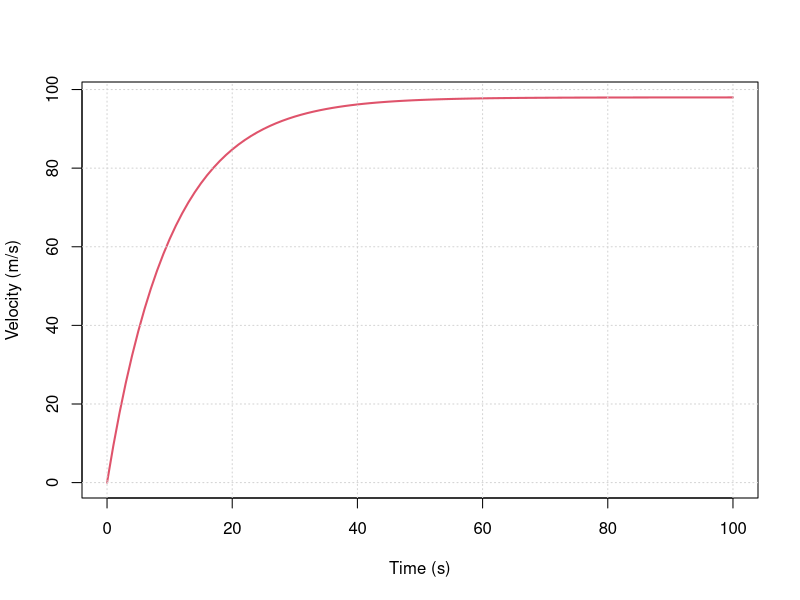

Write R code to recreate this figure.
## ---- chunk 1
c = 15 # drag coeefficient
g = 9.8 # Gravity
m = 150  # Mass in kg
x = seq(0,100, 1)  # Time
y = m*g/c *(1 - exp(-1 * c / m * x))  # Vecocity
plot(x, y, type='l', xlab='Time (s)', ylab='Velocity (m/s)', col=2, lwd=2); 
grid()
